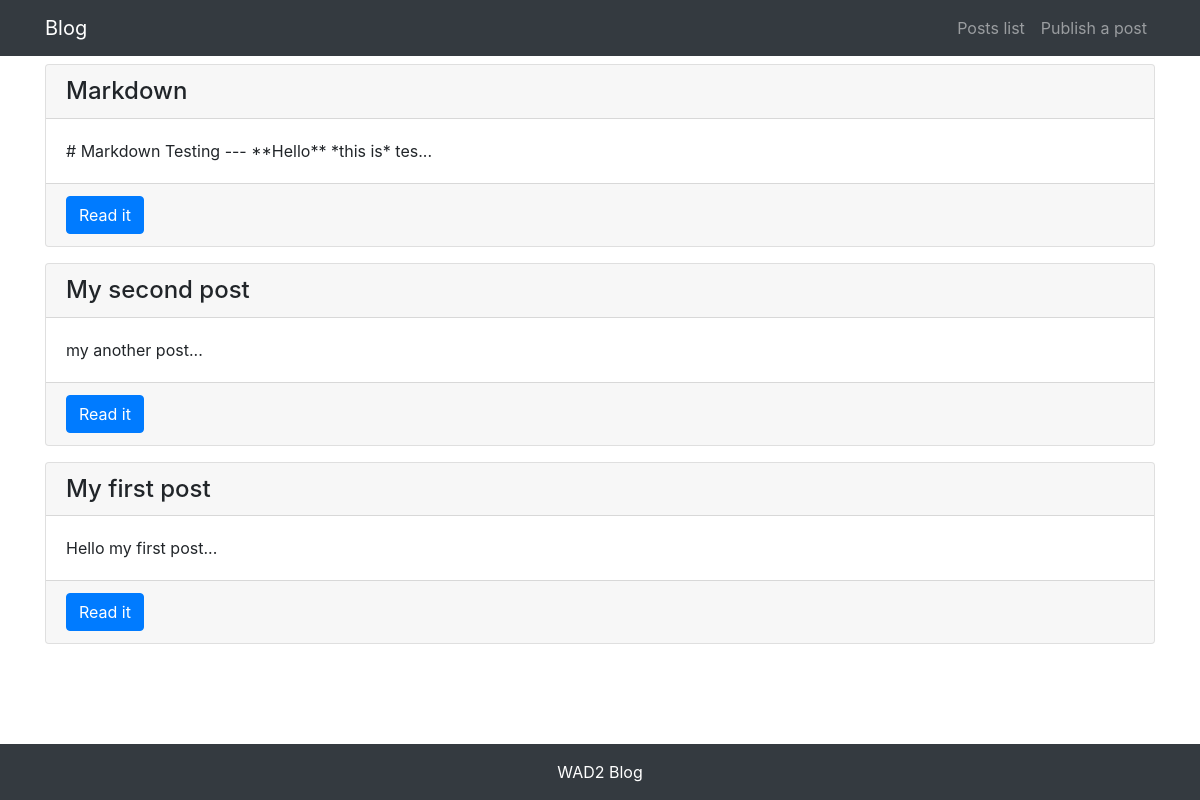
Before: /post/post-list/ with the older database file.
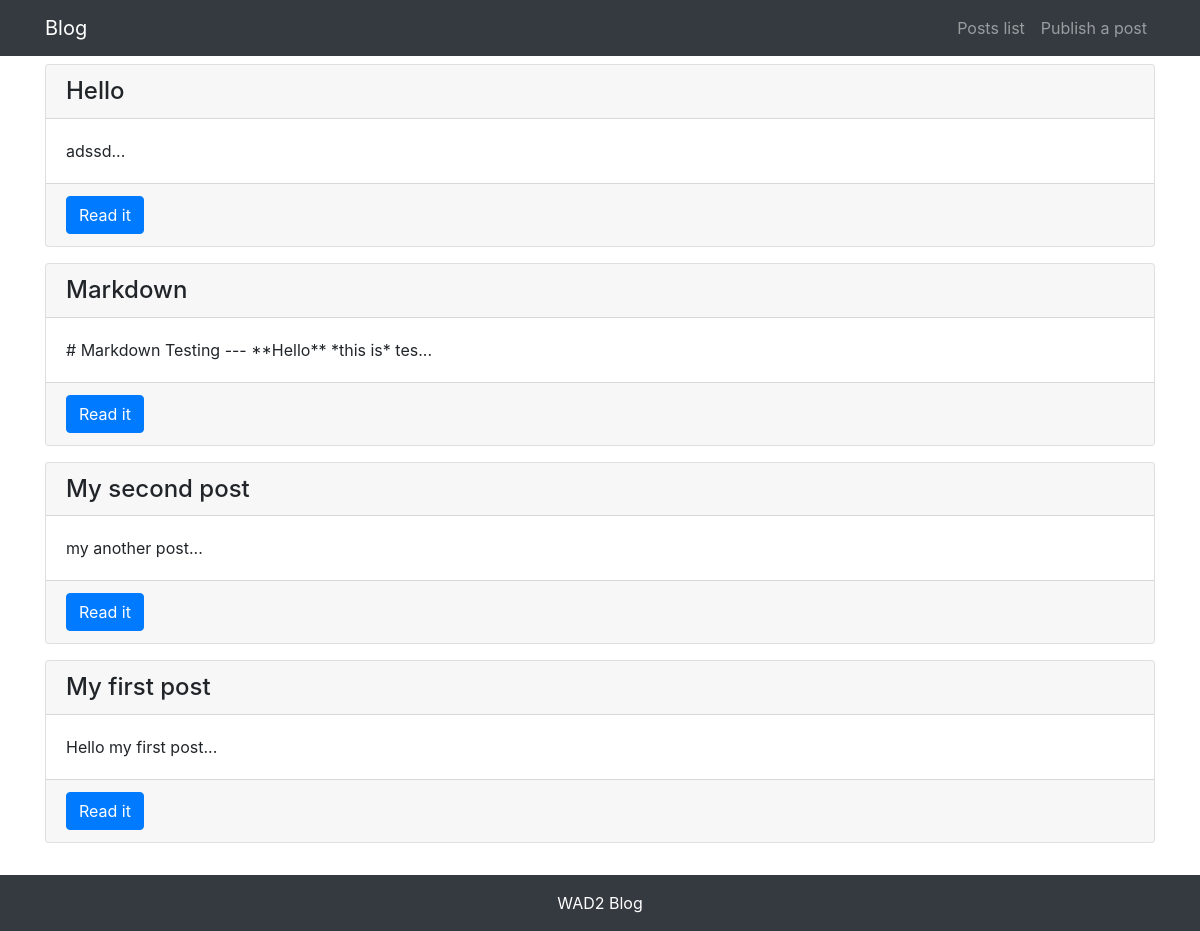
After: the same page with the newer database file.
### post/models.py (models this page shows, shortened)
class Post(models.Model):
    author = models.ForeignKey(User, on_delete=models.CASCADE)
    title = models.CharField(max_length = 50)
    body = models.TextField()
    created_time = models.DateTimeField(default = timezone.now)
    update_time = models.DateTimeField(auto_now=True)
    class Meta:
        ordering = ('-created_time', )

### post/views.py (the view)
# urls.py: path('post-list/', views.post_list, name="post_list"),
def post_list(request):
    posts = Post.objects.all()
    context = { 'posts': posts }
    return render(request, 'post/list.html', context)

### templates/post/list.html (shortened to what this page needs)
{% extends "base.html" %}
{% load staticfiles %}
{% block content %}
<div class="container">
    <div class="row mt-2">
        {% for post in posts %}
        <div class="col-12 mb-3">
            <div class="card h-100">
                <h4 class="card-header">{{ post.title }}</h4>
                <div class="card-body">
                    <p class="card-text">{{ post.body|slice:'50' }}...</p>
                </div>
                <div class="card-footer">
                    <a href="{% url 'post:post_detail' post.id %}" class="btn btn-primary">Read it</a>
                </div>
            </div>
        </div>
        {% endfor %}
    </div>
</div>
{% endblock content %}

Changed rows visible on the page:
added Post: title "Hello", body "adssd"
